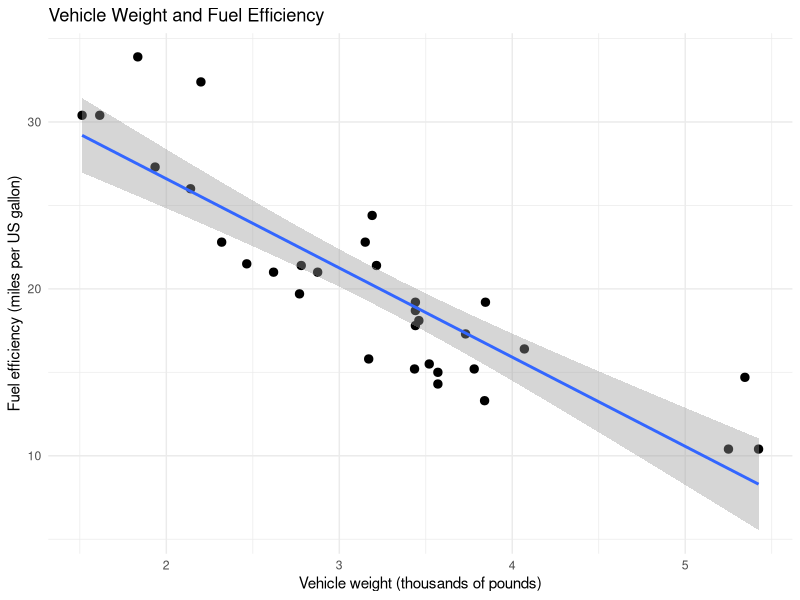

The R source for this figure:
## ---- chunk 1
#| label: data-overview
#| echo: true

data(mtcars)

# Examine the dataset
dim(mtcars)
head(mtcars)

# Summary statistics for the variables
summary(mtcars[, c("mpg", "wt", "hp")])
## ---- chunk 2
#| label: fig-mpg-weight
#| fig-cap: "Relationship between vehicle weight and fuel efficiency in the mtcars dataset."
#| fig-width: 7
#| fig-height: 5

library(ggplot2)

ggplot(mtcars, aes(x = wt, y = mpg)) +
  geom_point(size = 2.5) +
  geom_smooth(method = "lm", se = TRUE) +
  labs(
    title = "Vehicle Weight and Fuel Efficiency",
    x = "Vehicle weight (thousands of pounds)",
    y = "Fuel efficiency (miles per US gallon)"
  ) +
  theme_minimal()
## ---- chunk 3
#| label: model-fitting

model <- lm(mpg ~ wt + hp, data = mtcars)

summary(model)
## ---- chunk 4
#| label: tbl-regression
#| tbl-cap: "Multiple linear regression results for fuel efficiency."

model_results <- as.data.frame(summary(model)$coefficients)

model_results$Variable <- rownames(model_results)
rownames(model_results) <- NULL

model_results <- model_results[, c(
  "Variable", "Estimate", "Std. Error", "t value", "Pr(>|t|)"
)]

names(model_results) <- c(
  "Variable",
  "Coefficient",
  "Standard error",
  "t statistic",
  "p-value"
)

knitr::kable(
  model_results,
  digits = 4,
  align = "lrrrr"
)
## ---- chunk 5
#| label: model-fit

model_summary <- summary(model)

fit_results <- data.frame(
  Measure = c("Number of cars", "R-squared", "Adjusted R-squared"),
  Value = c(
    nobs(model),
    round(model_summary$r.squared, 4),
    round(model_summary$adj.r.squared, 4)
  )
)

knitr::kable(
  fit_results,
  caption = "Summary of model fit",
  align = "lr"
)
